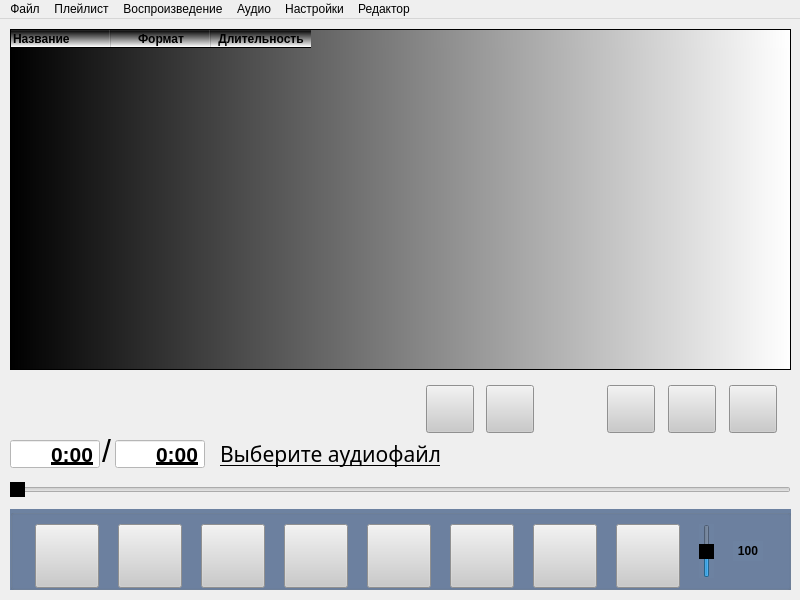
<?xml version="1.0" encoding="UTF-8"?>
<ui version="4.0">
 <class>audio_editor</class>
 <widget class="QMainWindow" name="audio_editor">
  <property name="geometry">
   <rect>
    <x>0</x>
    <y>0</y>
    <width>800</width>
    <height>600</height>
   </rect>
  </property>
  <property name="minimumSize">
   <size>
    <width>800</width>
    <height>600</height>
   </size>
  </property>
  <property name="maximumSize">
   <size>
    <width>800</width>
    <height>600</height>
   </size>
  </property>
  <property name="windowTitle">
   <string>Аудиоредактор от DmitryO325</string>
  </property>
  <widget class="QWidget" name="main_widget">
   <property name="cursor">
    <cursorShape>ArrowCursor</cursorShape>
   </property>
   <widget class="QGroupBox" name="panel_of_control_buttons">
    <property name="geometry">
     <rect>
      <x>10</x>
      <y>490</y>
      <width>781</width>
      <height>81</height>
     </rect>
    </property>
    <property name="styleSheet">
     <string notr="true">background-color: rgb(109, 130, 161);</string>
    </property>
    <layout class="QHBoxLayout" name="controls">
     <item>
      <widget class="QPushButton" name="play_btn">
       <property name="minimumSize">
        <size>
         <width>64</width>
         <height>64</height>
        </size>
       </property>
       <property name="maximumSize">
        <size>
         <width>64</width>
         <height>64</height>
        </size>
       </property>
       <property name="styleSheet">
        <string notr="true">background-color: rgb(202, 202, 202);</string>
       </property>
       <property name="text">
        <string/>
       </property>
      </widget>
     </item>
     <item>
      <widget class="QPushButton" name="pause_btn">
       <property name="minimumSize">
        <size>
         <width>64</width>
         <height>64</height>
        </size>
       </property>
       <property name="maximumSize">
        <size>
         <width>64</width>
         <height>64</height>
        </size>
       </property>
       <property name="styleSheet">
        <string notr="true">background-color: rgb(202, 202, 202);</string>
       </property>
       <property name="text">
        <string/>
       </property>
      </widget>
     </item>
     <item>
      <widget class="QPushButton" name="stop_btn">
       <property name="minimumSize">
        <size>
         <width>64</width>
         <height>64</height>
        </size>
       </property>
       <property name="maximumSize">
        <size>
         <width>64</width>
         <height>64</height>
        </size>
       </property>
       <property name="styleSheet">
        <string notr="true">background-color: rgb(202, 202, 202);</string>
       </property>
       <property name="text">
        <string/>
       </property>
      </widget>
     </item>
     <item>
      <widget class="QPushButton" name="rewind_back_btn">
       <property name="minimumSize">
        <size>
         <width>64</width>
         <height>64</height>
        </size>
       </property>
       <property name="maximumSize">
        <size>
         <width>64</width>
         <height>64</height>
        </size>
       </property>
       <property name="styleSheet">
        <string notr="true">background-color: rgb(202, 202, 202);</string>
       </property>
       <property name="text">
        <string/>
       </property>
      </widget>
     </item>
     <item>
      <widget class="QPushButton" name="rewind_forward_btn">
       <property name="minimumSize">
        <size>
         <width>64</width>
         <height>64</height>
        </size>
       </property>
       <property name="maximumSize">
        <size>
         <width>64</width>
         <height>64</height>
        </size>
       </property>
       <property name="styleSheet">
        <string notr="true">background-color: rgb(202, 202, 202);</string>
       </property>
       <property name="text">
        <string/>
       </property>
      </widget>
     </item>
     <item>
      <widget class="QPushButton" name="repeat_comp_btn">
       <property name="minimumSize">
        <size>
         <width>64</width>
         <height>64</height>
        </size>
       </property>
       <property name="maximumSize">
        <size>
         <width>64</width>
         <height>64</height>
        </size>
       </property>
       <property name="styleSheet">
        <string notr="true">background-color: rgb(202, 202, 202);</string>
       </property>
       <property name="text">
        <string/>
       </property>
      </widget>
     </item>
     <item>
      <widget class="QPushButton" name="prev_comp_btn">
       <property name="minimumSize">
        <size>
         <width>64</width>
         <height>64</height>
        </size>
       </property>
       <property name="maximumSize">
        <size>
         <width>64</width>
         <height>64</height>
        </size>
       </property>
       <property name="styleSheet">
        <string notr="true">background-color: rgb(202, 202, 202);</string>
       </property>
       <property name="text">
        <string/>
       </property>
      </widget>
     </item>
     <item>
      <widget class="QPushButton" name="next_comp_btn">
       <property name="minimumSize">
        <size>
         <width>64</width>
         <height>64</height>
        </size>
       </property>
       <property name="maximumSize">
        <size>
         <width>64</width>
         <height>64</height>
        </size>
       </property>
       <property name="styleSheet">
        <string notr="true">background-color: rgb(202, 202, 202);</string>
       </property>
       <property name="text">
        <string/>
       </property>
      </widget>
     </item>
     <item>
      <widget class="QSlider" name="volume_slider">
       <property name="styleSheet">
        <string notr="true">QSlider::handle
{
	background-color: rgb(0, 0, 0);
}

QSlider::handle:active
{
	background-color: rgb(255, 0, 0)
}
</string>
       </property>
       <property name="maximum">
        <number>200</number>
       </property>
       <property name="singleStep">
        <number>10</number>
       </property>
       <property name="value">
        <number>100</number>
       </property>
       <property name="orientation">
        <enum>Qt::Vertical</enum>
       </property>
      </widget>
     </item>
     <item>
      <widget class="QLabel" name="volume_value">
       <property name="maximumSize">
        <size>
         <width>30</width>
         <height>20</height>
        </size>
       </property>
       <property name="font">
        <font>
         <weight>75</weight>
         <bold>true</bold>
        </font>
       </property>
       <property name="text">
        <string>100</string>
       </property>
       <property name="alignment">
        <set>Qt::AlignCenter</set>
       </property>
      </widget>
     </item>
    </layout>
   </widget>
   <widget class="QSlider" name="audio_slider">
    <property name="geometry">
     <rect>
      <x>10</x>
      <y>460</y>
      <width>781</width>
      <height>22</height>
     </rect>
    </property>
    <property name="styleSheet">
     <string notr="true">QSlider::handle
{
	background-color: rgb(0, 0, 0);
}

QSlider::handle:active
{
	background-color: rgb(0, 7, 157)
}

</string>
    </property>
    <property name="maximum">
     <number>100000</number>
    </property>
    <property name="singleStep">
     <number>1</number>
    </property>
    <property name="pageStep">
     <number>100</number>
    </property>
    <property name="orientation">
     <enum>Qt::Horizontal</enum>
    </property>
   </widget>
   <widget class="QTimeEdit" name="audio_time_now">
    <property name="geometry">
     <rect>
      <x>10</x>
      <y>420</y>
      <width>90</width>
      <height>30</height>
     </rect>
    </property>
    <property name="font">
     <font>
      <pointsize>16</pointsize>
      <weight>75</weight>
      <italic>false</italic>
      <bold>true</bold>
      <underline>true</underline>
      <strikeout>false</strikeout>
      <kerning>true</kerning>
     </font>
    </property>
    <property name="layoutDirection">
     <enum>Qt::LeftToRight</enum>
    </property>
    <property name="styleSheet">
     <string notr="true">background-color: rgb(255, 255, 255);</string>
    </property>
    <property name="alignment">
     <set>Qt::AlignRight|Qt::AlignTrailing|Qt::AlignVCenter</set>
    </property>
    <property name="readOnly">
     <bool>true</bool>
    </property>
    <property name="buttonSymbols">
     <enum>QAbstractSpinBox::NoButtons</enum>
    </property>
    <property name="accelerated">
     <bool>false</bool>
    </property>
    <property name="correctionMode">
     <enum>QAbstractSpinBox::CorrectToPreviousValue</enum>
    </property>
    <property name="keyboardTracking">
     <bool>true</bool>
    </property>
    <property name="showGroupSeparator" stdset="0">
     <bool>false</bool>
    </property>
    <property name="displayFormat">
     <string>m:ss</string>
    </property>
    <property name="time">
     <time>
      <hour>0</hour>
      <minute>0</minute>
      <second>0</second>
     </time>
    </property>
   </widget>
   <widget class="QLabel" name="audio_title">
    <property name="geometry">
     <rect>
      <x>220</x>
      <y>420</y>
      <width>531</width>
      <height>30</height>
     </rect>
    </property>
    <property name="font">
     <font>
      <family>Segoe Print</family>
      <pointsize>16</pointsize>
      <weight>50</weight>
      <bold>false</bold>
      <underline>true</underline>
     </font>
    </property>
    <property name="cursor">
     <cursorShape>ArrowCursor</cursorShape>
    </property>
    <property name="text">
     <string>Выберите аудиофайл</string>
    </property>
   </widget>
   <widget class="QTimeEdit" name="audio_time_total">
    <property name="geometry">
     <rect>
      <x>115</x>
      <y>420</y>
      <width>90</width>
      <height>30</height>
     </rect>
    </property>
    <property name="font">
     <font>
      <pointsize>16</pointsize>
      <weight>75</weight>
      <italic>false</italic>
      <bold>true</bold>
      <underline>true</underline>
      <strikeout>false</strikeout>
      <kerning>true</kerning>
     </font>
    </property>
    <property name="layoutDirection">
     <enum>Qt::LeftToRight</enum>
    </property>
    <property name="styleSheet">
     <string notr="true">background-color: rgb(255, 255, 255);</string>
    </property>
    <property name="alignment">
     <set>Qt::AlignRight|Qt::AlignTrailing|Qt::AlignVCenter</set>
    </property>
    <property name="readOnly">
     <bool>true</bool>
    </property>
    <property name="buttonSymbols">
     <enum>QAbstractSpinBox::NoButtons</enum>
    </property>
    <property name="accelerated">
     <bool>false</bool>
    </property>
    <property name="correctionMode">
     <enum>QAbstractSpinBox::CorrectToPreviousValue</enum>
    </property>
    <property name="keyboardTracking">
     <bool>true</bool>
    </property>
    <property name="showGroupSeparator" stdset="0">
     <bool>false</bool>
    </property>
    <property name="displayFormat">
     <string>m:ss</string>
    </property>
    <property name="time">
     <time>
      <hour>0</hour>
      <minute>0</minute>
      <second>0</second>
     </time>
    </property>
   </widget>
   <widget class="QLabel" name="slash">
    <property name="geometry">
     <rect>
      <x>102</x>
      <y>411</y>
      <width>12</width>
      <height>41</height>
     </rect>
    </property>
    <property name="font">
     <font>
      <pointsize>24</pointsize>
     </font>
    </property>
    <property name="text">
     <string>/</string>
    </property>
   </widget>
   <widget class="QTableWidget" name="playlist">
    <property name="geometry">
     <rect>
      <x>10</x>
      <y>10</y>
      <width>781</width>
      <height>341</height>
     </rect>
    </property>
    <property name="font">
     <font>
      <weight>75</weight>
      <bold>true</bold>
     </font>
    </property>
    <property name="styleSheet">
     <string notr="true">background-color: qlineargradient(spread:pad, x1:0, y1:0, x2:1, y2:0, stop:0 rgba(0, 0, 0, 255), stop:1 rgba(255, 255, 255, 255));

selection-background-color: rgb(62, 210, 255);
selection-color: rgb(0, 0, 0)

</string>
    </property>
    <column>
     <property name="text">
      <string>Название</string>
     </property>
     <property name="textAlignment">
      <set>AlignLeading|AlignVCenter</set>
     </property>
    </column>
    <column>
     <property name="text">
      <string>Формат</string>
     </property>
    </column>
    <column>
     <property name="text">
      <string>Длительность</string>
     </property>
    </column>
   </widget>
   <widget class="QWidget" name="add_delete_clear_buttons" native="true">
    <property name="geometry">
     <rect>
      <x>600</x>
      <y>360</y>
      <width>185</width>
      <height>61</height>
     </rect>
    </property>
    <layout class="QHBoxLayout" name="current_playlist_buttons">
     <item>
      <widget class="QPushButton" name="add_file_btn">
       <property name="minimumSize">
        <size>
         <width>48</width>
         <height>48</height>
        </size>
       </property>
       <property name="maximumSize">
        <size>
         <width>48</width>
         <height>48</height>
        </size>
       </property>
       <property name="styleSheet">
        <string notr="true">background-color: rgb(202, 202, 202);</string>
       </property>
       <property name="text">
        <string/>
       </property>
      </widget>
     </item>
     <item>
      <widget class="QPushButton" name="delete_file_btn">
       <property name="minimumSize">
        <size>
         <width>48</width>
         <height>48</height>
        </size>
       </property>
       <property name="maximumSize">
        <size>
         <width>48</width>
         <height>48</height>
        </size>
       </property>
       <property name="styleSheet">
        <string notr="true">background-color: rgb(202, 202, 202);</string>
       </property>
       <property name="text">
        <string/>
       </property>
      </widget>
     </item>
     <item>
      <widget class="QPushButton" name="clear_playlist_btn">
       <property name="minimumSize">
        <size>
         <width>48</width>
         <height>48</height>
        </size>
       </property>
       <property name="maximumSize">
        <size>
         <width>48</width>
         <height>48</height>
        </size>
       </property>
       <property name="styleSheet">
        <string notr="true">background-color: rgb(202, 202, 202);</string>
       </property>
       <property name="text">
        <string/>
       </property>
      </widget>
     </item>
    </layout>
   </widget>
   <widget class="QWidget" name="open_save_buttons" native="true">
    <property name="geometry">
     <rect>
      <x>420</x>
      <y>360</y>
      <width>121</width>
      <height>61</height>
     </rect>
    </property>
    <layout class="QHBoxLayout" name="horizontalLayout">
     <item>
      <widget class="QPushButton" name="open_playlist_btn">
       <property name="minimumSize">
        <size>
         <width>48</width>
         <height>48</height>
        </size>
       </property>
       <property name="maximumSize">
        <size>
         <width>48</width>
         <height>48</height>
        </size>
       </property>
       <property name="styleSheet">
        <string notr="true">background-color: rgb(202, 202, 202);</string>
       </property>
       <property name="text">
        <string/>
       </property>
      </widget>
     </item>
     <item>
      <widget class="QPushButton" name="save_playlist_btn">
       <property name="minimumSize">
        <size>
         <width>48</width>
         <height>48</height>
        </size>
       </property>
       <property name="maximumSize">
        <size>
         <width>48</width>
         <height>48</height>
        </size>
       </property>
       <property name="styleSheet">
        <string notr="true">background-color: rgb(202, 202, 202);</string>
       </property>
       <property name="text">
        <string/>
       </property>
      </widget>
     </item>
    </layout>
   </widget>
  </widget>
  <widget class="QMenuBar" name="menu_bar">
   <property name="geometry">
    <rect>
     <x>0</x>
     <y>0</y>
     <width>800</width>
     <height>21</height>
    </rect>
   </property>
   <property name="styleSheet">
    <string notr="true">background-color: rgb(230, 230, 230);

QMenuBar::item::selected
{
background-color: rgb(200, 220, 255);
color: rgb(0, 0, 0)
};

QMenuBar::item::pressed
{
background-color: rgb(200, 220, 255);
color: rgb(0, 0, 0)
}</string>
   </property>
   <widget class="QMenu" name="file_menu">
    <property name="styleSheet">
     <string notr="true">QMenu::item::selected
{
background-color: rgb(200, 220, 255);
color: rgb(0, 0, 0)
}
</string>
    </property>
    <property name="title">
     <string>Файл</string>
    </property>
    <addaction name="open_file_mn"/>
    <addaction name="open_folder_mn"/>
    <addaction name="separator"/>
   </widget>
   <widget class="QMenu" name="playback_menu">
    <property name="styleSheet">
     <string notr="true">QMenu::item::selected
{
background-color: rgb(200, 220, 255);
color: rgb(0, 0, 0)
}
</string>
    </property>
    <property name="title">
     <string>Воспроизведение</string>
    </property>
    <widget class="QMenu" name="speed_menu">
     <property name="styleSheet">
      <string>QMenu::item::selected
{
background-color: rgb(200, 220, 255);
color: rgb(0, 0, 0)
}
</string>
     </property>
     <property name="title">
      <string>Скорость</string>
     </property>
     <addaction name="speed_0_25"/>
     <addaction name="speed_0_5"/>
     <addaction name="speed_0_75"/>
     <addaction name="speed_1"/>
     <addaction name="speed_1_25"/>
     <addaction name="speed_1_5"/>
     <addaction name="speed_1_75"/>
     <addaction name="speed_2"/>
    </widget>
    <addaction name="speed_menu"/>
    <addaction name="separator"/>
    <addaction name="rewind_back_mn"/>
    <addaction name="rewind_forward_mn"/>
    <addaction name="separator"/>
    <addaction name="play_mn"/>
    <addaction name="pause_mn"/>
    <addaction name="stop_mn"/>
    <addaction name="separator"/>
    <addaction name="repeat_composition_mn"/>
    <addaction name="separator"/>
    <addaction name="previous_composition_mn"/>
    <addaction name="next_composition_mn"/>
   </widget>
   <widget class="QMenu" name="audio_menu">
    <property name="styleSheet">
     <string notr="true">QMenu::item::selected
{
background-color: rgb(200, 220, 255);
color: rgb(0, 0, 0)
}
</string>
    </property>
    <property name="title">
     <string>Аудио</string>
    </property>
    <addaction name="volume_minus_mn"/>
    <addaction name="volume_plus_mn"/>
    <addaction name="separator"/>
    <addaction name="volume_off_mn"/>
   </widget>
   <widget class="QMenu" name="settings_menu">
    <property name="styleSheet">
     <string notr="true">QMenu::item::selected
{
background-color: rgb(200, 220, 255);
color: rgb(0, 0, 0)
}
</string>
    </property>
    <property name="title">
     <string>Настройки</string>
    </property>
    <addaction name="language_options_mn"/>
   </widget>
   <widget class="QMenu" name="editor_menu">
    <property name="styleSheet">
     <string notr="true">QMenu::item::selected
{
background-color: rgb(200, 220, 255);
color: rgb(0, 0, 0)
}
</string>
    </property>
    <property name="title">
     <string>Редактор</string>
    </property>
    <addaction name="open_editor_window_mn"/>
   </widget>
   <widget class="QMenu" name="playlist_menu">
    <property name="styleSheet">
     <string notr="true">QMenu::item::selected
{
background-color: rgb(200, 220, 255);
color: rgb(0, 0, 0)
}
</string>
    </property>
    <property name="title">
     <string>Плейлист</string>
    </property>
    <addaction name="open_playlist_mn"/>
    <addaction name="separator"/>
    <addaction name="add_file_mn"/>
    <addaction name="delete_file_mn"/>
    <addaction name="separator"/>
    <addaction name="clear_playlist_mn"/>
    <addaction name="separator"/>
    <addaction name="save_playlist_mn"/>
   </widget>
   <addaction name="file_menu"/>
   <addaction name="playlist_menu"/>
   <addaction name="playback_menu"/>
   <addaction name="audio_menu"/>
   <addaction name="settings_menu"/>
   <addaction name="editor_menu"/>
  </widget>
  <action name="open_file_mn">
   <property name="text">
    <string>Открыть файлы</string>
   </property>
  </action>
  <action name="open_folder_mn">
   <property name="text">
    <string>Открыть папку</string>
   </property>
  </action>
  <action name="rewind_forward_mn">
   <property name="text">
    <string>Перемотка вперёд</string>
   </property>
  </action>
  <action name="rewind_back_mn">
   <property name="text">
    <string>Перемотка назад</string>
   </property>
  </action>
  <action name="speed_0_25">
   <property name="text">
    <string>0.25</string>
   </property>
  </action>
  <action name="speed_0_5">
   <property name="text">
    <string>0.50</string>
   </property>
  </action>
  <action name="speed_0_75">
   <property name="text">
    <string>0.75</string>
   </property>
  </action>
  <action name="speed_1">
   <property name="text">
    <string>1.00</string>
   </property>
  </action>
  <action name="speed_1_25">
   <property name="text">
    <string>1.25</string>
   </property>
  </action>
  <action name="speed_1_5">
   <property name="text">
    <string>1.50</string>
   </property>
  </action>
  <action name="speed_1_75">
   <property name="text">
    <string>1.75</string>
   </property>
  </action>
  <action name="speed_2">
   <property name="text">
    <string>2.00</string>
   </property>
  </action>
  <action name="specified_time_mn">
   <property name="text">
    <string>Переход к указанному времени</string>
   </property>
  </action>
  <action name="pause_mn">
   <property name="text">
    <string>Пауза</string>
   </property>
  </action>
  <action name="play_mn">
   <property name="text">
    <string>Воспроизвести</string>
   </property>
  </action>
  <action name="stop_mn">
   <property name="text">
    <string>Стоп</string>
   </property>
  </action>
  <action name="previous_composition_mn">
   <property name="text">
    <string>Предыдущая композиция</string>
   </property>
  </action>
  <action name="next_composition_mn">
   <property name="text">
    <string>Следующая композиция</string>
   </property>
  </action>
  <action name="volume_minus_mn">
   <property name="text">
    <string>Уменьшить громкость</string>
   </property>
  </action>
  <action name="volume_plus_mn">
   <property name="text">
    <string>Увеличить громкость</string>
   </property>
  </action>
  <action name="volume_off_mn">
   <property name="text">
    <string>Выключить звук</string>
   </property>
  </action>
  <action name="action_9">
   <property name="text">
    <string>Включить звук</string>
   </property>
  </action>
  <action name="language_options_mn">
   <property name="text">
    <string>Язык</string>
   </property>
  </action>
  <action name="open_editor_window_mn">
   <property name="text">
    <string>Открыть редактор</string>
   </property>
  </action>
  <action name="repeat_composition_mn">
   <property name="text">
    <string>Повторить композицию</string>
   </property>
  </action>
  <action name="add_file_mn">
   <property name="text">
    <string>Добавить в плейлист</string>
   </property>
  </action>
  <action name="delete_file_mn">
   <property name="text">
    <string>Удалить из плейлиста</string>
   </property>
  </action>
  <action name="clear_playlist_mn">
   <property name="text">
    <string>Очистить плейлист</string>
   </property>
  </action>
  <action name="save_playlist_mn">
   <property name="text">
    <string>Сохранить плейлист</string>
   </property>
  </action>
  <action name="open_playlist_mn">
   <property name="text">
    <string>Открыть плейлист</string>
   </property>
  </action>
 </widget>
 <resources/>
 <connections/>
</ui>
